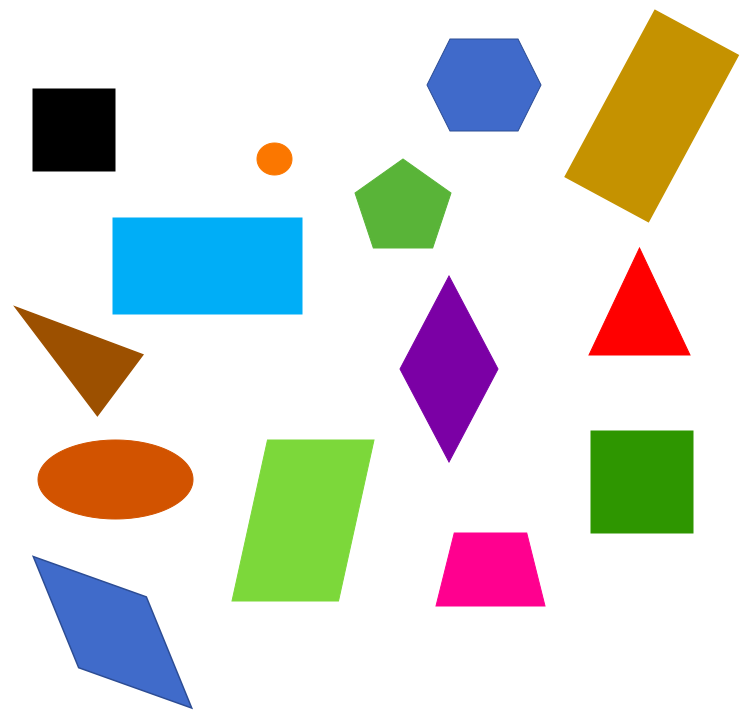
#> input picture contornos/imagenes/prueba1.png, 752 x 718 px, given in place of the camera
$ python main.py
#> lines starting #> are read from the running program, lines starting #| are printed output that depends on the picture; after the words box and inside, x2 and y2 are one past the last pixel; in counts of white or black regions, pixels touching at a corner belong together
### MASK_PYTHON/contours/metodos.py
import math
import cv2

# Metodo que indica si todos los angulos de una figura son rectos
def calcularAngRecto(result):
    resultado = False

    if 86<= result[0] <= 92 and 86<= result[1] <= 92 and 86<= result[2] <= 92:
        resultado = True
    elif 86<= result[3] <= 92 and 86<= result[0] <= 92 and 86<= result[1] <= 92:
        resultado = True
    elif 86<= result[2] <= 92 and 86<= result[3] <= 92 and 86<= result[0] <= 92:
        resultado = True

    return resultado

# Metodo que indica si los angulos de una figura son todos diferentes
def angDifferent(result):
    return result[0] != result[1] != result[2] != result[3]

# Metodo que indica si los angulos pares de una figura son rectos
def calcularTwoConsecutiveAngRecto(result):
    resultado = False

    if (86<= result[0] <= 92 or 86<= result[1] <= 92) and ((result[2] < 86 or result[2] > 92) or (result[3] < 86 or result[3] > 92) ):
        resultado = True
    if (86<= result[1] <= 92 or 86<= result[2] <= 92) and ((result[3] < 86 or result[3] > 92) or (result[0] < 86 or result[0] > 92) ):
        resultado = True
    if (86<= result[2] <= 92 or 86<= result[3] <= 92) and ((result[0] < 86 or result[0] > 92) or (result[1] < 86 or result[1] > 92) ):
        resultado = True
    if (86<= result[3] <= 92 or 86<= result[0] <= 92) and ((result[1] < 86 or result[1] > 92) or (result[2] < 86 or result[2] > 92) ):
        resultado = True

    return resultado

# Metodo que indica si al menos dos angulos pares de una figura son rectos
# [11 lines left out: function calcularAngRectoPares, not called in this run]

# Metodo que devuelve un angulo dados tres puntos
def getAngle(PointA, PointB, PointC):
    dot = ((PointA[0][0] - PointB[0][0]) * (PointC[0][0] - PointB[0][0]) + (
                (PointA[0][1] - PointB[0][1]) * (PointC[0][1] - PointB[0][1])))
    pcross = ((PointA[0][0] - PointB[0][0]) * (PointC[0][1] - PointB[0][1]) - (PointA[0][1] - PointB[0][1]) * (
                PointC[0][0] - PointB[0][0]))
    angle = math.fabs(cv2.fastAtan2(float(pcross), float(dot)))
    return angle

# Metodo que devuelve todos los angulos de una figura
def findAngles(p1, p2, p3, p4):
    a = getAngle(p1, p2, p3)
    b = getAngle(p2, p1, p4)
    c = getAngle(p2, p3, p4)
    d = getAngle(p3, p4, p1)
    return a, b, c, d

# Metodo que duelve el rango de un angulo
def rangeAngles(angle, low, high):
    result = low <= ((angle*180) / 3.141592) <= high
    return result

# Metodo que calcula un angulo dado tres puntos
# [6 lines left out: function angulo, not called in this run]

# Metodo que mide la distancia entre dos puntos
def distancias(p1, p2):
    x1 = p2[0][0]
    x0 = p1[0][0]
    y1 = p2[0][1]
    y0 = p1[0][1]
    return round(math.sqrt(math.pow(x1 - x0, 2) + math.pow(y1 - y0, 2)))

#Metodo que indica si todos los vertices de una figura tienen la misma distancia
def ladosIguales (approx):
    a = distancias(approx[0], approx[1])
    b = distancias(approx[1], approx[2])
    c = distancias(approx[2], approx[3])
    d = distancias(approx[3], approx[0])
    return normalizar(a,b) and normalizar(b,c) and normalizar(c,d) and normalizar(d,a)

#Metodo que indica si todos los vertices de una figura tienen la misma distancia
def ladosParesIguales (approx):
    a = distancias(approx[0], approx[1])
    b = distancias(approx[1], approx[2])
    c = distancias(approx[2], approx[3])
    d = distancias(approx[3], approx[0])
    return ( normalizar(a,c) ) or ( normalizar(b, d) )

#Metodo para normalizar un dato
def normalizar (p1, p2):
    return 0.95 <= p1/p2 <= 1.05

#Metodo que devuelve el tipo de figura geometrica que es un contorno dado
def typeContours (c, approx):
    type = ""
    if len(approx) == 3: #Si el numero de vertices detectados es 3 se trata de un triangulo
        type = "Triangulo"

    if len(approx) == 4:  #Si el numero de vertices detectados es 4 es un tipo de cuadrilatero
        p1 = approx[0]
        p2 = approx[1]
        p3 = approx[2]
        p4 = approx[3]
        result = findAngles(p1, p2, p3, p4)

        if ladosIguales(approx) and calcularAngRecto(result):
            type = "Cuadrado"
        elif calcularAngRecto(result) and (not (ladosIguales(approx))):
            type = "Rectangulo"
        elif (ladosIguales(approx) and (not calcularAngRecto(result))):
            type = "Rombo"
        elif((not ladosIguales(approx)) and calcularTwoConsecutiveAngRecto(result)):
            type = "Trapecio rectangulo"
        elif((not ladosIguales(approx)) and ladosParesIguales(approx)):
            type = "Trapecio isosceles"
        elif((not ladosIguales(approx)) and angDifferent(result)):
            type = "Trapecio escaleno"
        else:
            type = "Cuadrilatero"

    if len(approx) == 5: #Si el numero de vertices detectados es 5 se trata de un pentagono
        type = "Pentagono"
    if len(approx) == 6: #Si el numero de vertices detectados es 6 se trata de un hexagono
        type = "Hexagono"
    if len(approx) > 10: #Si el numero de vertices detectados es mayor que 10 concluimos que es un circulo
        type = "Circulo"

    return type

### MASK_PYTHON/contours/main.py
# Autores: David Merino Vecino y Ainhoa Martinez Horrillo

import cv2
import numpy as np
import metodos

def detect_color(bajo1, alto1, bajo2, alto2):
    # Imagen modo resalte
    frameGray = cv2.cvtColor(frame, cv2.COLOR_BGR2GRAY)
    frameGray = cv2.cvtColor(frameGray, cv2.COLOR_GRAY2BGR)
    frameHSV = cv2.cvtColor(frame, cv2.COLOR_BGR2HSV)

    # Detectamos el color
    maskColor1 = cv2.inRange(frameHSV, bajo1, alto1)
    maskColor2 = cv2.inRange(frameHSV, bajo2, alto2)
    mask = cv2.add(maskColor1,maskColor2)
    mask = cv2.medianBlur(mask, 7)
    colorDetected = cv2.bitwise_and(frame,frame,mask=mask)

	# Fondo en grises
    invMask = cv2.bitwise_not(mask)
    bgGray = cv2.bitwise_and(frameGray,frameGray,mask=invMask)

	# Sumamos bgGray y redDetected
    return cv2.add(bgGray,colorDetected)


def on_change(self): # No hace nada, pero se debe pasar la funcion a cv2.createTrackbar
    pass

# Captura de la imagen
cap = cv2.VideoCapture(0)

# Creacion de una ventana para agregar trackbars
cv2.namedWindow('Canny', cv2.WINDOW_AUTOSIZE)


cv2.namedWindow('Gray', cv2.WINDOW_AUTOSIZE)

cv2.namedWindow('Gaussian', cv2.WINDOW_AUTOSIZE)

cv2.namedWindow('Settings', cv2.WINDOW_NORMAL)

# Definicion de los valores iniciales y maximos de cada trackbar
c_lower_l, c_lower_u = 85, 255 # Limite inferior para la deteccion de bordes con canny
c_upper_l, c_upper_u = 230, 255 # Limite superior para la deteccion de bordes con canny
blur_s, blur_f = 1, 15 # Desenfoque Gaussiano


rojoBajo1 = np.array([0, 140, 90], np.uint8)
rojoAlto1 = np.array([8, 255, 255], np.uint8)
rojoBajo2 = np.array([160, 140, 90], np.uint8)
rojoAlto2 = np.array([180, 255, 255], np.uint8)

verdeBajo1 = np.array([40, 140, 90], np.uint8)
verdeAlto1 = np.array([55, 255, 255], np.uint8)
verdeBajo2 = np.array([56, 140, 90], np.uint8)
verdeAlto2 = np.array([70, 255, 255], np.uint8)

azulBajo1 = np.array([93, 140, 90], np.uint8)
azulAlto1 = np.array([110, 255, 255], np.uint8)
azulBajo2 = np.array([111, 140, 90], np.uint8)
azulAlto2 = np.array([125, 255, 255], np.uint8)

# Creacion de trackbars
cv2.createTrackbar("Canny Limit Lower", "Settings", c_lower_l, c_lower_u, on_change) # Limite inferior canny
cv2.createTrackbar("Canny Limit Upper", "Settings", c_upper_l, c_upper_u, on_change) # Limite superior canny
cv2.createTrackbar("Gaussian Blur", "Settings", blur_s, blur_f, on_change) # Desenfoque Gaussiano

cv2.startWindowThread() # Inicio de la ventana

# Pre-preprocessing should be done here
_, last_ghost = cap.read()
#> last_ghost is the input picture: shape (718, 752, 3); mean B, G, R 214.1, 220.4, 219.8
while (True):
    l = cv2.getTrackbarPos("Canny Limit Lower", "Settings")  # Limite inferior canny
    u = cv2.getTrackbarPos("Canny Limit Upper", "Settings")  # Limite superior canny
    b = cv2.getTrackbarPos("Gaussian Blur", "Settings")  # Desenfoque Gaussiano

    if b == 0: # Para que no se produzca un error
        b = 1

    _, frame = cap.read()
    ghost = frame
    fps = cap.get(cv2.CAP_PROP_FPS)
    ret, img = cap.read()

    # Conversion de la imagen original a escala de grises
    gray = cv2.cvtColor(frame, cv2.COLOR_BGR2GRAY)
    cv2.imshow('Gray', gray)

    # Desenfoque Gaussiano
    gaussian = cv2.blur(frame, (b, b))
    cv2.imshow('Gaussian', gaussian)

    # Obtencion de la imagen binarizada a traves de la deteccion de bordes con canny
    canny = cv2.Canny(frame, l, u, L2gradient=True)
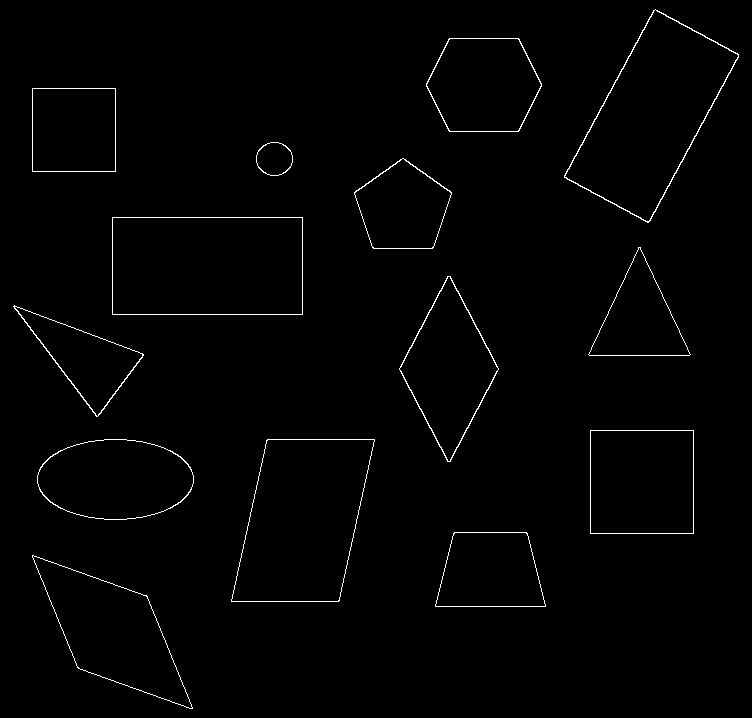
#> canny: shape (718, 752); 1.1% white in thin lines or dots
    cv2.imshow('Canny', canny)

    # Imagen procesada en modo espejo
    flip = cv2.flip(frame, 1)
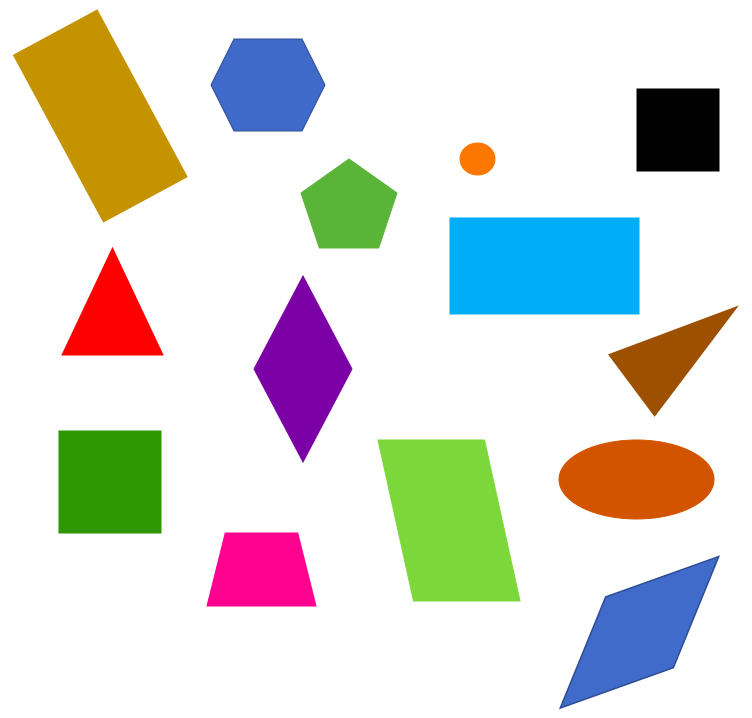
#> flip: shape (718, 752, 3); mean B, G, R 214.1, 220.4, 219.8
    cv2.imshow('Flip', flip)

    # Imagen con efecto ghost
    if ghost.shape == last_ghost.shape:
        ghost = cv2.addWeighted(src1=frame, alpha=0.5, src2=last_ghost, beta=0.5, gamma=0.0)

    cv2.imshow("Ghost", ghost)

    # Update last_frame
    last_ghost = ghost

	# Detectamos color rojo en la imagen
    cv2.imshow('Red', detect_color(rojoBajo1, rojoAlto1, rojoBajo2, rojoAlto2))

    # Detectamos color verde en la imagen
    cv2.imshow('Green', detect_color(verdeBajo1, verdeAlto1, verdeBajo2, verdeAlto2))

    # Detectamos color verde en la imagen
    cv2.imshow('Blue', detect_color(azulBajo1, azulAlto1, azulBajo2, azulAlto2))
#> in detect_color (call 3), `mask = cv2.add(maskColor1,maskColor2)`:
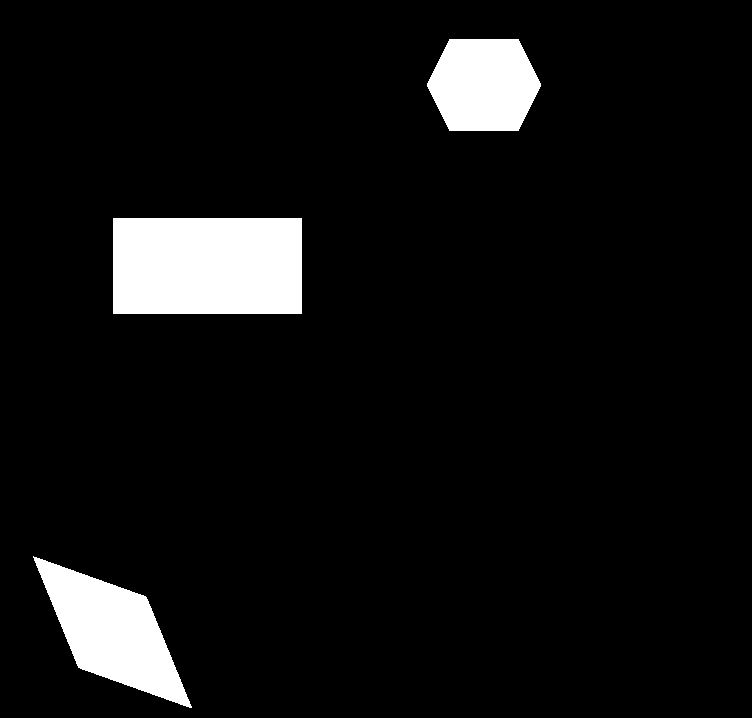
#> mask: shape (718, 752); 7% white; 3 white regions, box (x1, y1, x2, y2) and area: (113, 218, 302, 314) 18144, (33, 556, 192, 708) 10946, (427, 39, 541, 131) 8464
#> in detect_color (call 3), `colorDetected = cv2.bitwise_and(frame,frame,mask=mask)`:
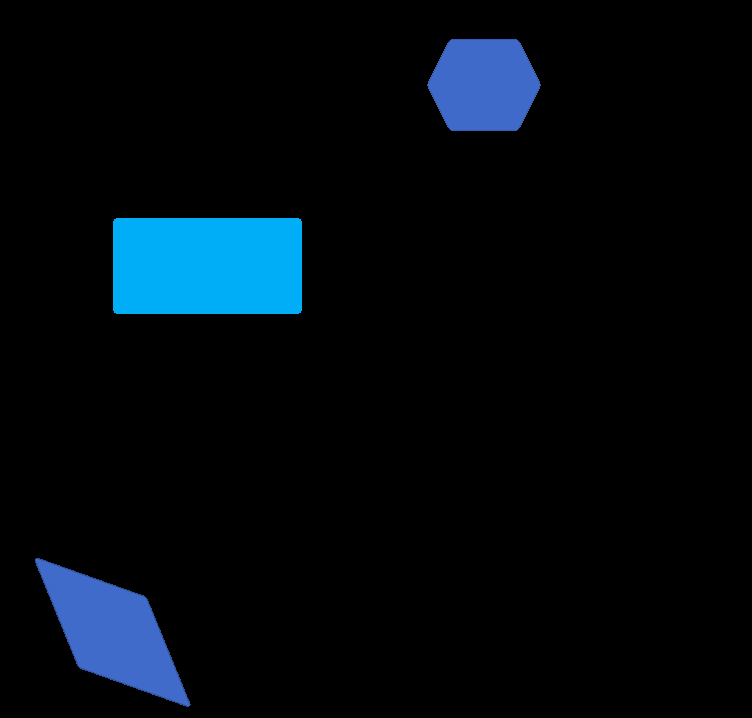
#> colorDetected: shape (718, 752, 3); mean B, G, R 15.5, 9.6, 2.3
#> in detect_color (call 3), `bgGray = cv2.bitwise_and(frameGray,frameGray,mask=invMask)`:
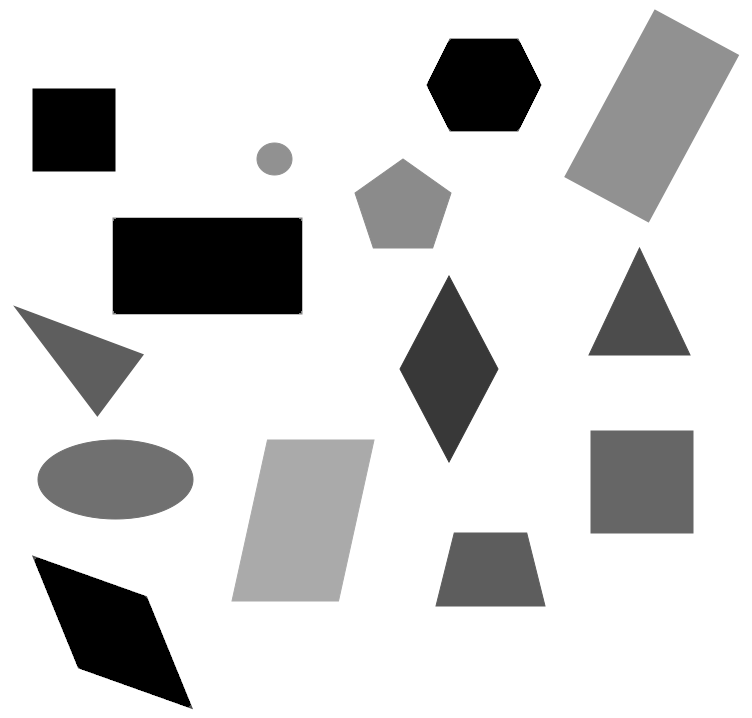
#> bgGray: shape (718, 752, 3); min 0, max 255, mean 211.4
#> in detect_color (call 3), `return cv2.add(bgGray,colorDetected)`:
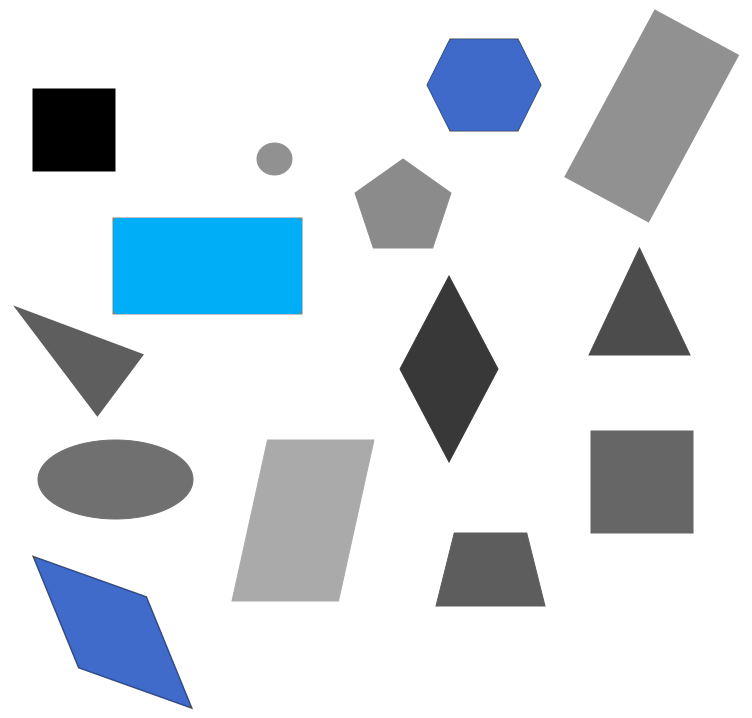
#> returned value: shape (718, 752, 3); mean of channels 0, 1, 2 226.9, 221, 213.7; drawn as B, G, R

    # Detectamos los contornos de la imagen que estamos procesando
    contornos, _ = cv2.findContours(canny, cv2.RETR_EXTERNAL, cv2.CHAIN_APPROX_SIMPLE)
#> contornos = 14 contours; largest, box (x1, y1, x2, y2) and area: (564, 9, 739, 223) 18439, (112, 217, 303, 315) 18430, (231, 439, 375, 602) 17420, (32, 555, 193, 709) 11122, (590, 430, 694, 534) 10609
    for c in contornos:
        epsilon = 0.01 * cv2.arcLength(c, True)
        approx = cv2.approxPolyDP(c, epsilon, True) # Aproximacion del contorno

        x, y, w, h = cv2.boundingRect(approx)
        type = metodos.typeContours(c, approx) # Metodo que devuelve el tipo de figura geometrica
        cv2.putText(frame, type, (x, y - 5), 1, 1, (0, 255, 0), 1)

        cv2.drawContours(frame, [approx], -1, (0, 255, 0), 2)
#> this loop made 14 passes
#> (epsilon, x, y, w, h, type) on passes 4, 10, 11, 13: (4.02, 37, 439, 157, 81, 'Circulo'), (3.12, 354, 158, 98, 91, 'Pentagono'), (1.15, 256, 142, 37, 34, 'Circulo'), (3.62, 426, 38, 116, 94, 'Hexagono')
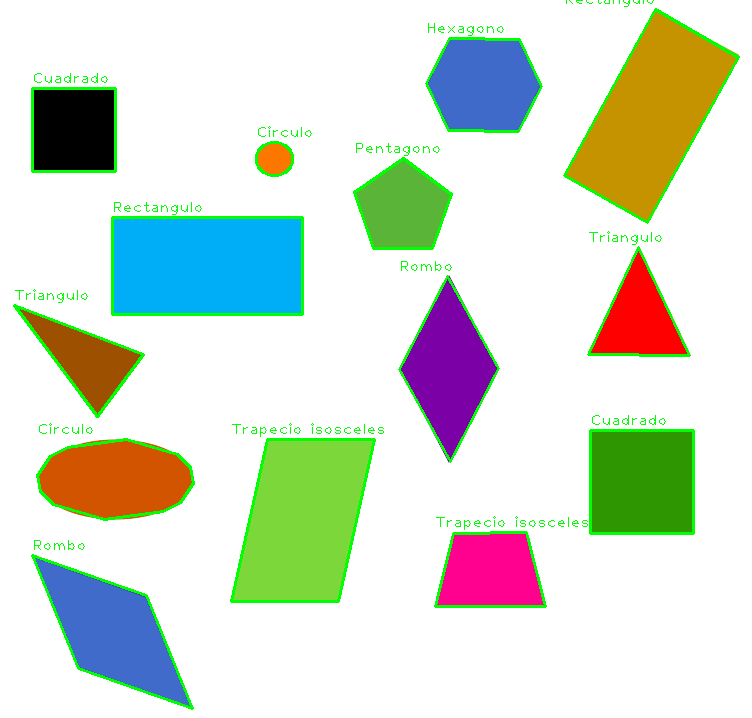
#> frame: shape (718, 752, 3); 3.3% of pixels changed, all inside (x1, y1, x2, y2) = (13, 0, 740, 710)


    cv2.imshow('Contours', frame)

    # contours,hierarchy = cv2.findContours(frame, cv2.RETR_TREE, cv2.CHAIN_APPROX_SIMPLE)
    # cv2.drawContours(imagen, contornos, -1, (0,255,0), 3)5
    # cv2.imshow('Contours', gaussian)

    if cv2.waitKey(1) == 27: # Pulsacion de la tecla ESC para salir
#> (key Esc is pressed here)
        break

cap.release()
cv2.destroyAllWindows()
